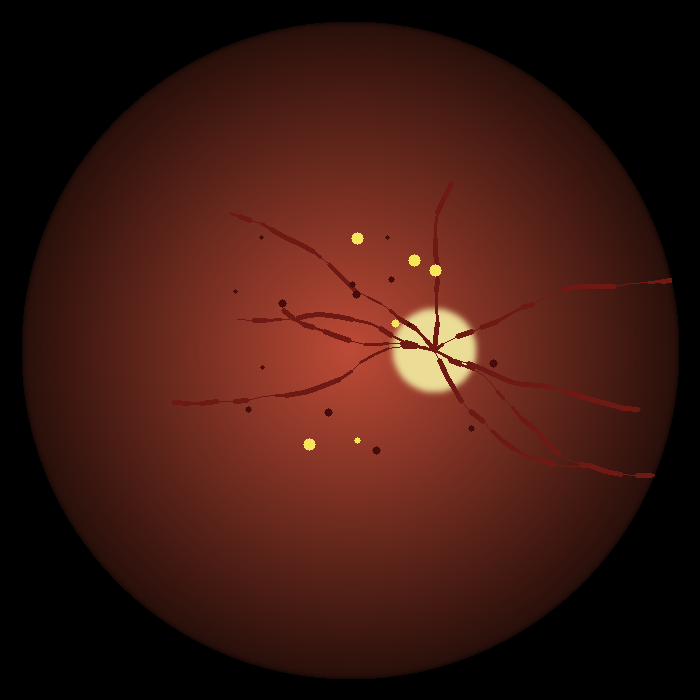
#> input picture retina-scan/sample_fundus.png, 700 x 700 px
$ python -i preprocessing.py   (imports and definitions only)   (older library calls are emulated)
#> lines starting #> are read from the running program, lines starting #| are printed output that depends on the picture; after the words box and inside, x2 and y2 are one past the last pixel; in counts of white or black regions, pixels touching at a corner belong together
"""
Fundus image preprocessing + quality assessment.

Pure NumPy / OpenCV so it stays light and importable without torch.
The pipeline mirrors the well-known APTOS / Ben-Graham approach that most
diabetic-retinopathy CNNs are trained on:

    load -> crop to the retina disc -> circular mask -> contrast enhance -> resize

`quality_check` runs first so we can warn the user about blurry / dark /
non-fundus captures before wasting a prediction on them.
"""
from __future__ import annotations

import io
from typing import Union

import cv2
import numpy as np
from PIL import Image

import config

ArrayLike = Union[np.ndarray, Image.Image, bytes, str]


# --------------------------------------------------------------------------
# Loading
# --------------------------------------------------------------------------
def load_rgb(src: ArrayLike) -> np.ndarray:
    """Return an HxWx3 uint8 RGB array from many possible inputs."""
    if isinstance(src, np.ndarray):
        img = src
        if img.ndim == 2:
            img = cv2.cvtColor(img, cv2.COLOR_GRAY2RGB)
        if img.shape[2] == 4:
            img = cv2.cvtColor(img, cv2.COLOR_RGBA2RGB)
        return np.ascontiguousarray(img[:, :, :3].astype(np.uint8))

    if isinstance(src, Image.Image):
        return np.array(src.convert("RGB"), dtype=np.uint8)

    if isinstance(src, (bytes, bytearray)):
        pil = Image.open(io.BytesIO(src)).convert("RGB")
        return np.array(pil, dtype=np.uint8)

    if isinstance(src, str):
        pil = Image.open(src).convert("RGB")
        return np.array(pil, dtype=np.uint8)

    raise TypeError(f"Unsupported image source: {type(src)}")


# --------------------------------------------------------------------------
# Geometry
# --------------------------------------------------------------------------
def crop_to_fundus(img: np.ndarray, tol: int = 7) -> np.ndarray:
    """Crop the black border around the circular retina field of view."""
    gray = cv2.cvtColor(img, cv2.COLOR_RGB2GRAY)
    mask = gray > tol
    if mask.sum() < 100:                       # essentially a black frame
        return img
    rows = np.where(mask.any(axis=1))[0]
    cols = np.where(mask.any(axis=0))[0]
    r0, r1 = rows[0], rows[-1]
    c0, c1 = cols[0], cols[-1]
    cropped = img[r0:r1 + 1, c0:c1 + 1]
    return cropped if cropped.size else img


def circular_mask(img: np.ndarray, fill: int = 128) -> np.ndarray:
    """Blank out the corners outside the circular FOV to remove edge artefacts."""
    h, w = img.shape[:2]
    mask = np.zeros((h, w), dtype=np.uint8)
    center = (w // 2, h // 2)
    radius = int(min(h, w) / 2 * 0.96)
    cv2.circle(mask, center, radius, 255, -1)
    out = img.copy()
    out[mask == 0] = fill
    return out


# --------------------------------------------------------------------------
# Enhancement
# --------------------------------------------------------------------------
def ben_graham(img: np.ndarray, scale: float = 30.0) -> np.ndarray:
    """Subtract a local average colour to boost micro-lesion contrast."""
    sigma = max(img.shape[1] / scale, 1.0)
    blur = cv2.GaussianBlur(img, (0, 0), sigmaX=sigma)
    out = cv2.addWeighted(img, 4, blur, -4, 128)
    return np.clip(out, 0, 255).astype(np.uint8)


def preprocess(
    src: ArrayLike,
    img_size: int = config.IMG_SIZE,
    enhance: bool = True,
) -> np.ndarray:
    """Full pipeline -> square uint8 RGB image ready for display and tensoring."""
    img = load_rgb(src)
    img = crop_to_fundus(img)
    img = cv2.resize(img, (img_size, img_size), interpolation=cv2.INTER_AREA)
    if enhance:
        img = ben_graham(img)
    img = circular_mask(img)
    return img


# --------------------------------------------------------------------------
# Quality assessment
# --------------------------------------------------------------------------
# [46 lines left out: function quality_check, not called in this run]

>>> import cv2
>>> picture = cv2.cvtColor(cv2.imread('sample_fundus.png'), cv2.COLOR_BGR2RGB)
>>> result = preprocess(picture)
#> in crop_to_fundus, `gray = cv2.cvtColor(img, cv2.COLOR_RGB2GRAY)`:
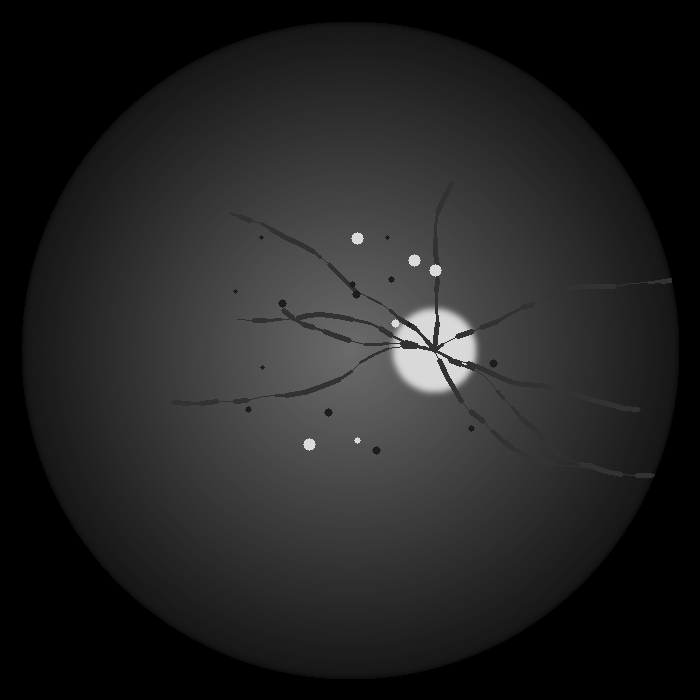
#> gray: shape (700, 700); min 0, max 219, mean 35.5
#> in crop_to_fundus, `mask = gray > tol`:
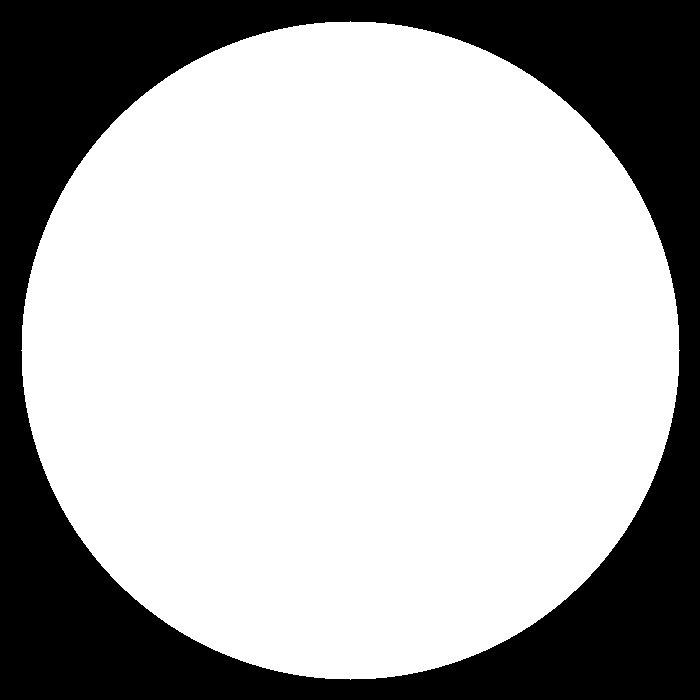
#> mask: shape (700, 700) bool; 69.4% white; 1 black region, box (x1, y1, x2, y2) and area: (0, 0, 700, 700) 149963
#> in crop_to_fundus, `rows = np.where(mask.any(axis=1))[0]`: rows = 659 values from 21 to 679
#> in crop_to_fundus, `r0, r1 = rows[0], rows[-1]`: r0 = 21; r1 = 679
#> in crop_to_fundus, `c0, c1 = cols[0], cols[-1]`: c0 = 21; c1 = 679
#> in crop_to_fundus, `cropped = img[r0:r1 + 1, c0:c1 + 1]`:
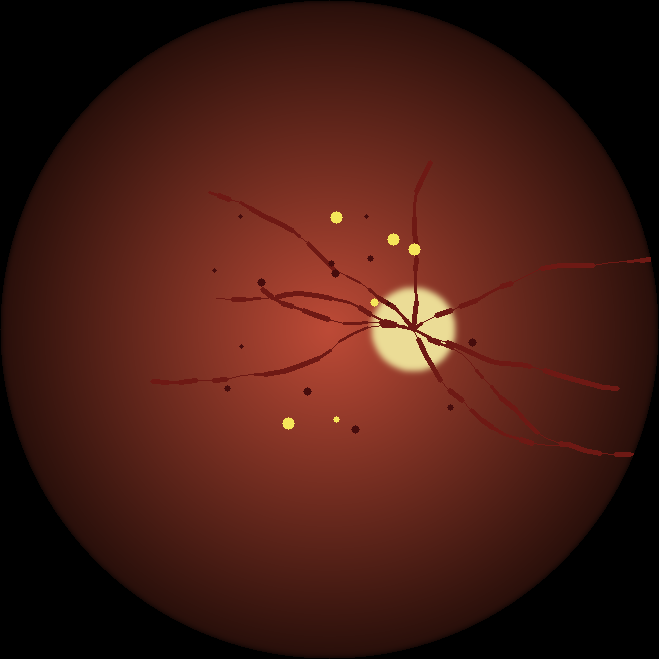
#> cropped: shape (659, 659, 3); mean R, G, B 70.5, 28.4, 20
#> in ben_graham, `blur = cv2.GaussianBlur(img, (0, 0), sigmaX=sigma)`:
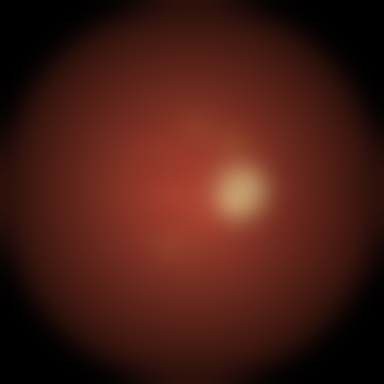
#> blur: shape (384, 384, 3); mean R, G, B 70.6, 28.4, 20
#> in ben_graham, `out = cv2.addWeighted(img, 4, blur, -4, 128)`:
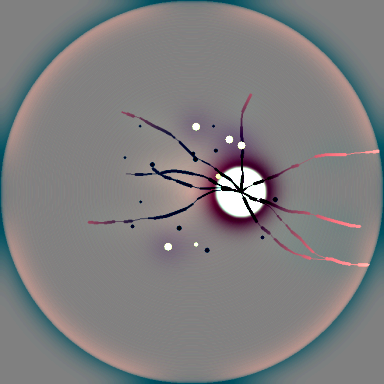
#> out: shape (384, 384, 3); mean R, G, B 127.5, 126.2, 127.4
#> in circular_mask, `cv2.circle(mask, center, radius, 255, -1)`:
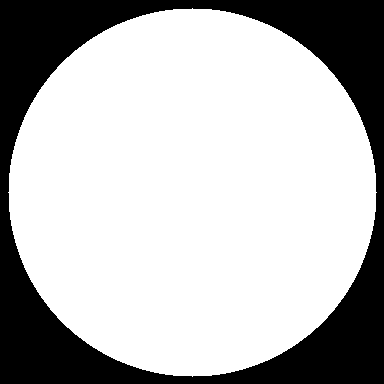
#> mask: shape (384, 384); 72.1% white; 1 black region, box (x1, y1, x2, y2) and area: (0, 0, 384, 384) 41103
#> in circular_mask, `out[mask == 0] = fill`:
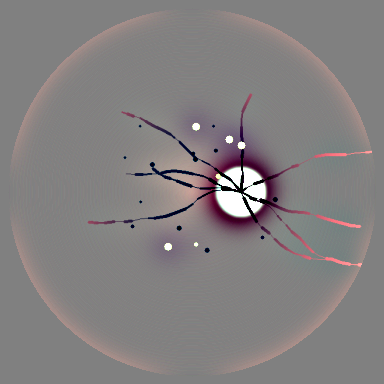
#> out: shape (384, 384, 3); 19.74% of pixels changed, all inside (x1, y1, x2, y2) = (0, 0, 384, 384)
